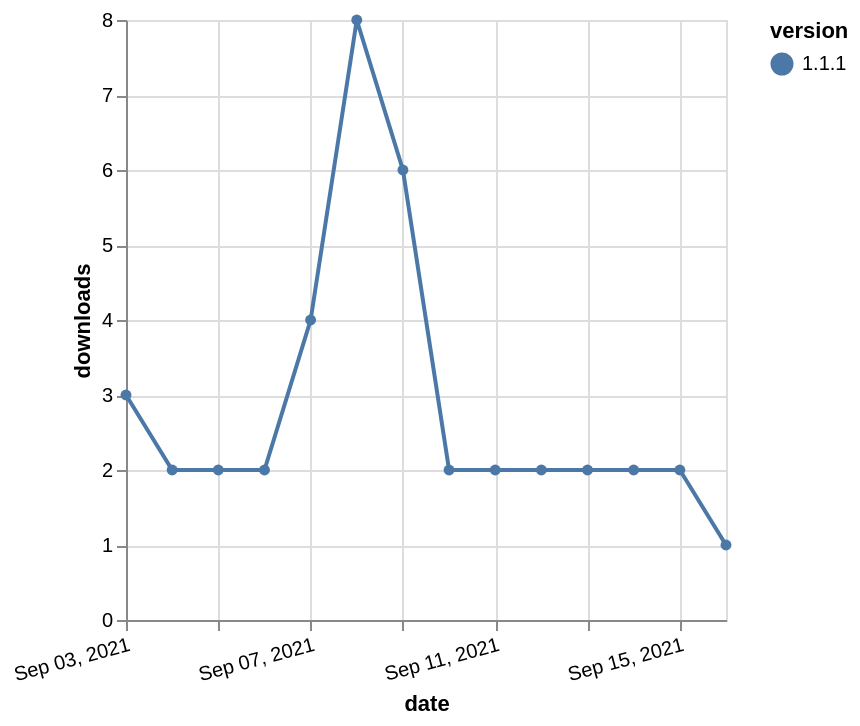

Write a Vega-Lite specification for this figure.
### Vega-Lite specification from a JSON file in a GitHub repository (floating-point values rounded to 4 significant figures)
{"$schema": "https://vega.github.io/schema/vega-lite/v5.json", "description": "A simple bar chart with embedded data.", "data": {"values": [{"date": "2021-09-03", "total": 1094, "delta": 3, "version": "1.1.1"}, {"date": "2021-09-04", "total": 1096, "delta": 2, "version": "1.1.1"}, {"date": "2021-09-05", "total": 1098, "delta": 2, "version": "1.1.1"}, {"date": "2021-09-06", "total": 1100, "delta": 2, "version": "1.1.1"}, {"date": "2021-09-07", "total": 1104, "delta": 4, "version": "1.1.1"}, {"date": "2021-09-08", "total": 1112, "delta": 8, "version": "1.1.1"}, {"date": "2021-09-09", "total": 1118, "delta": 6, "version": "1.1.1"}, {"date": "2021-09-10", "total": 1120, "delta": 2, "version": "1.1.1"}, {"date": "2021-09-11", "total": 1122, "delta": 2, "version": "1.1.1"}, {"date": "2021-09-12", "total": 1124, "delta": 2, "version": "1.1.1"}, {"date": "2021-09-13", "total": 1126, "delta": 2, "version": "1.1.1"}, {"date": "2021-09-14", "total": 1128, "delta": 2, "version": "1.1.1"}, {"date": "2021-09-15", "total": 1130, "delta": 2, "version": "1.1.1"}, {"date": "2021-09-16", "total": 1131, "delta": 1, "version": "1.1.1"}]}, "width": "container", "mark": {"type": "line", "point": {"filled": true}}, "encoding": {"x": {"field": "date", "type": "temporal", "timeUnit": "yearmonthdate", "title": "date", "axis": {"labelAngle": -15}}, "y": {"field": "delta", "type": "quantitative", "title": "downloads"}, "color": {"field": "version", "type": "nominal"}, "tooltip": {"field": "delta"}}}
